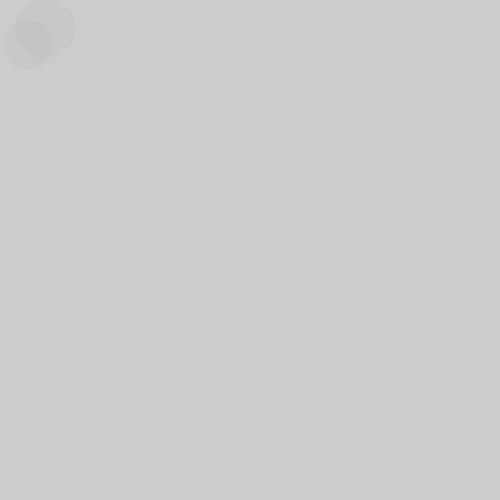
Frame 1 (no input)
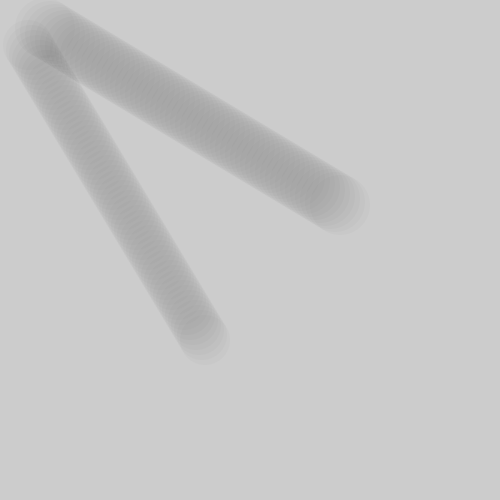
Frame 60 (the mouse pressed at the canvas centre just before this capture)
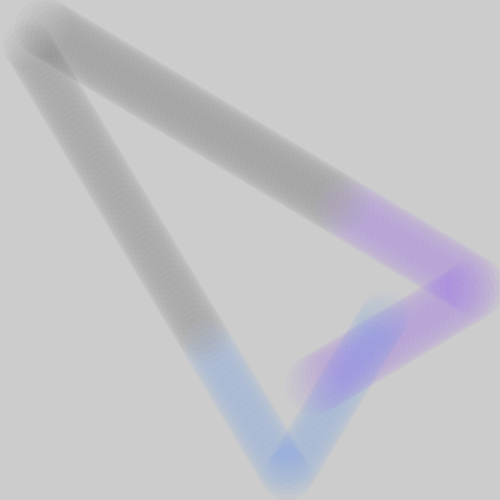
Frame 120 (the mouse held since frame 60 and released just before this capture)

The Processing sketch that drew these frames (run headless with seeded random() and noise(); from frame 60 on, the mouse is pressed at the canvas centre):

// Processing sketch: processing_79031
// ── processing_79031.pde

/* circle-related things*/
int x = 25;
int y = 40;

int xspeed = 3;
int yspeed = 5;


/* colour stuff*/
color c;


void setup() {
  size(500, 500);
  smooth();
  noStroke();
  c=color(255);

}

void draw(){
  x += xspeed;  
  y += yspeed; 
  
  c = color(mouseY-mouseX,mouseY-(mouseX/2),mouseY+(mouseX/4),5);
  fill(c); 
  if (x<25) {
    xspeed = -xspeed;    
    x = 25;
  }
  else if (x>width-25) {
    xspeed = -xspeed;
    x = width-25;
  }
 
  if (y<25) {
    yspeed = -yspeed;
    y = 25;
  }
  else if (y>height-25) {  
    yspeed = -yspeed;
    y = height-25;
  }
 
  ellipse(x, y, 50, 50);
  
  c = color(mouseY-(mouseX/2),mouseY-mouseX,mouseY+(mouseX/2),5);
  fill(c);
  
  ellipse(y, x, 60, 60);

}

void mousePressed() {
  print('a');
   
  smooth();
  fill(0,0,0,250);
  textSize(random(50,135));
  text('a',random(500), random(500)); 
 }
